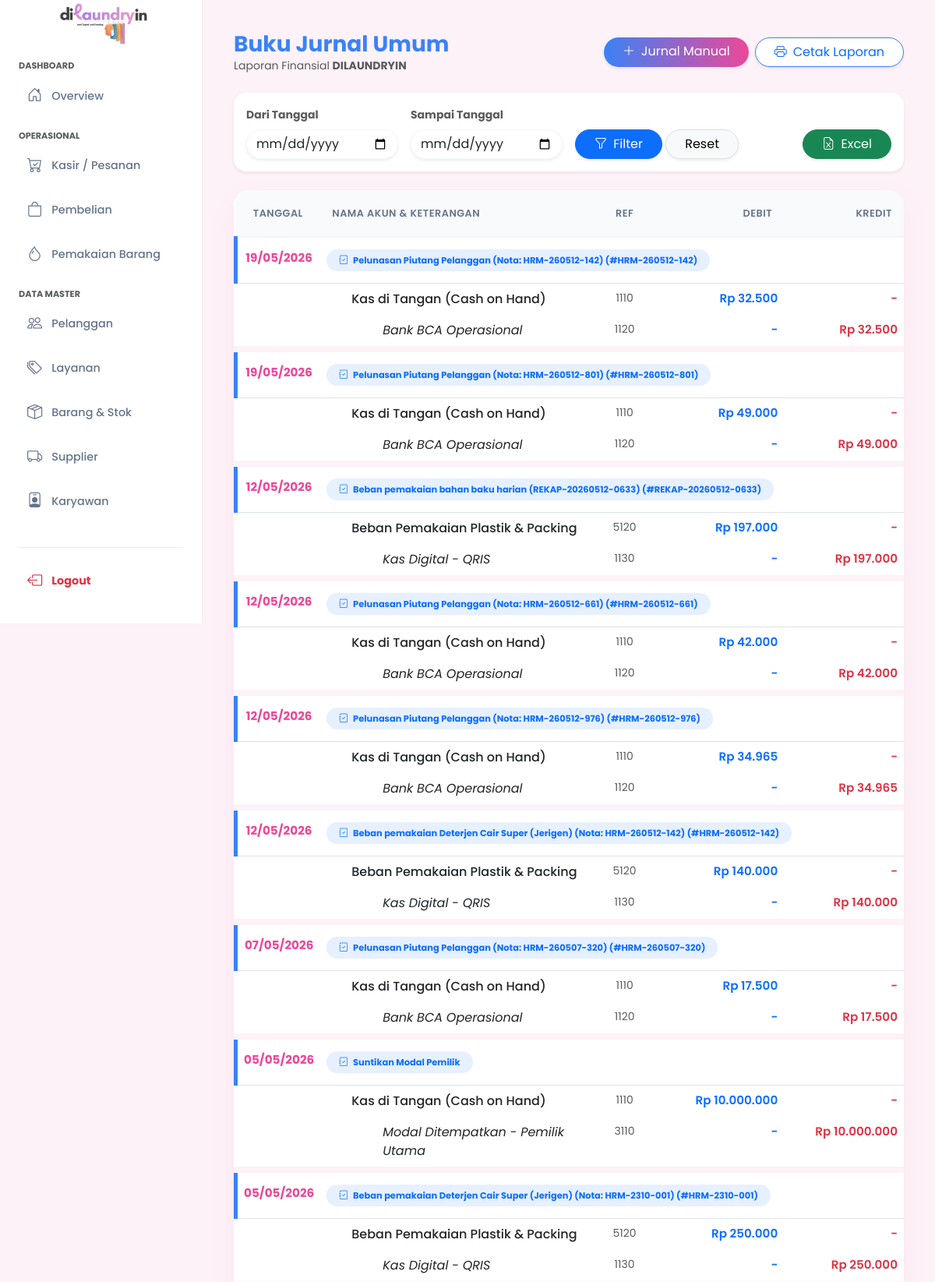
The page /jurnal.php (upper part) on the database its author committed.
### tables this page shows
CREATE TABLE `jurnal_umum` (
  `id_jurnal` int(11) NOT NULL,
  `tanggal_jurnal` date NOT NULL,
  `no_referensi` varchar(50) DEFAULT NULL,
  `tipe_transaksi` enum('Penjualan','Pembelian','Biaya','Penyusutan','Lainnya') NOT NULL,
  `keterangan` varchar(255) NOT NULL,
  `total_transaksi` int(11) NOT NULL
);

CREATE TABLE `detail_jurnal` (
  `id_detail_jurnal` int(11) NOT NULL,
  `id_jurnal` int(11) NOT NULL,
  `kode_akun` varchar(20) NOT NULL,
  `posisi` enum('Debit','Kredit') NOT NULL,
  `nominal` int(11) NOT NULL
);

CREATE TABLE `akun` (
  `kode_akun` varchar(20) NOT NULL,
  `nama_akun` varchar(100) NOT NULL,
  `kategori_akun` enum('Aset','Kewajiban','Ekuitas','Pendapatan','Beban') NOT NULL,
  `saldo_normal` enum('Debit','Kredit') NOT NULL,
  `saldo_berjalan` int(11) DEFAULT 0
);

### jurnal.php (the view, shortened to what this page needs)
<?php
include 'koneksi.php';
$tgl_mulai = isset($_GET['tgl_mulai']) ? $_GET['tgl_mulai'] : '';
$tgl_selesai = isset($_GET['tgl_selesai']) ? $_GET['tgl_selesai'] : '';
?>
<!DOCTYPE html>
<html lang="id">
<head>
    <link href="https://cdn.jsdelivr.net/npm/bootstrap@5.3.0/dist/css/bootstrap.min.css" rel="stylesheet">
    <link href="https://cdn.jsdelivr.net/npm/bootstrap-icons@1.10.5/font/bootstrap-icons.css" rel="stylesheet">
</head>
<body>
    <div class="sidebar no-print">
        <?php include 'sidebar.php'; ?>
    </div>
    <div class="main-content">
        <div class="d-flex justify-content-between align-items-center mb-4 no-print">
            <div>
                <h3 class="fw-bold mb-0" style="color: #3b82f6;">Buku Jurnal Umum</h3>
                <p class="text-muted small mb-0">Laporan Finansial <strong>DILAUNDRYIN</strong></p>
            </div>
            <div class="d-flex gap-2">
                <a href="tambah_jurnal.php" class="btn rounded-pill px-4 text-white shadow-sm" style="background: linear-gradient(90deg, #3b82f6, #ec4899); border: none;">
                    <i class="bi bi-plus-lg me-2"></i>Jurnal Manual
                </a>
                <button onclick="window.print()" class="btn rounded-pill px-4 shadow-sm text-primary" style="background: white; border: 1px solid #3b82f6;">
                    <i class="bi bi-printer me-2"></i>Cetak Laporan
                </button>
            </div>
        </div>
        <div class="card border-0 shadow-sm rounded-4 mb-4 no-print" style="background: white;">
            <div class="card-body p-3">
                <form method="GET" action="" class="row g-3 align-items-end">
                    <div class="col-md-3">
                        <label class="form-label small fw-bold text-muted">Dari Tanggal</label>
                        <input type="date" name="tgl_mulai" class="form-control rounded-pill border-light shadow-sm" value="<?= $tgl_mulai ?>">
                    </div>
                    <div class="col-md-3">
                        <label class="form-label small fw-bold text-muted">Sampai Tanggal</label>
                        <input type="date" name="tgl_selesai" class="form-control rounded-pill border-light shadow-sm" value="<?= $tgl_selesai ?>">
                    </div>
                    <div class="col-md-4">
                        <button type="submit" class="btn btn-primary rounded-pill px-4 shadow-sm">
                            <i class="bi bi-funnel me-1"></i> Filter
                        </button>
                        <a href="jurnal.php" class="btn btn-light rounded-pill px-4 border shadow-sm">Reset</a>
                    </div>
                    <div class="col-md-2 text-end">
                        <a href="export_jurnal.php?tgl_mulai=<?= $tgl_mulai ?>&tgl_selesai=<?= $tgl_selesai ?>" class="btn btn-success rounded-pill px-4 shadow-sm">
                            <i class="bi bi-file-earmark-excel me-1"></i> Excel
                        </a>
                    </div>
                </form>
            </div>
        </div>
        <div class="table-jurnal">
            <table class="table mb-0">
                <thead>
                    <tr>
                        <th width="12%" class="text-center">Tanggal</th>
                        <th width="40%" class="text-start">Nama Akun & Keterangan</th>
                        <th width="12%" class="text-center">Ref</th>
                        <th width="18%" class="text-end">Debit</th>
                        <th width="18%" class="text-end">Kredit</th>
                    </tr>
                </thead>
                <tbody>
                    <?php
                    $sql = "SELECT * FROM jurnal_umum";
                    $sql .= " ORDER BY tanggal_jurnal DESC, id_jurnal DESC";
                    $q_jurnal = mysqli_query($conn, $sql);
                    if(mysqli_num_rows($q_jurnal) > 0) {
                        while($j = mysqli_fetch_array($q_jurnal)) {
                            $tgl = date('d/m/Y', strtotime($j['tanggal_jurnal']));
                            $no_ref = $j['no_referensi'] ? " (#".$j['no_referensi'].")" : "";
                    ?>
                            <tr class="row-header">
                                <td class="text-center group-border"><?= $tgl; ?></td>
                                <td colspan="4">
                                    <span class="badge bg-primary bg-opacity-10 text-primary rounded-pill px-3 py-2 no-print">
                                        <i class="bi bi-journal-check me-1"></i> <?= htmlspecialchars($j['keterangan']) . $no_ref; ?>
                                    </span>
                                </td>
                            </tr>
                            <?php
                            $id_jurnal = $j['id_jurnal'];
                            $q_detail = mysqli_query($conn, "
                                SELECT dj.*, a.nama_akun
                                FROM detail_jurnal dj
                                JOIN akun a ON dj.kode_akun = a.kode_akun
                                WHERE dj.id_jurnal = '$id_jurnal'
                                ORDER BY dj.posisi ASC
                            ");
                            while($d = mysqli_fetch_array($q_detail)) {
                                $is_debit = ($d['posisi'] == 'Debit');
                                $class_akun = $is_debit ? 'akun-debit' : 'akun-kredit';
                                if($is_debit) {
                                    $debit_v = "Rp " . number_format($d['nominal'], 0, ',', '.');
                                    $kredit_v = "-";
                                } else {
                                    $debit_v = "-";
                                    $kredit_v = "Rp " . number_format($d['nominal'], 0, ',', '.');
                                }
                            ?>
                            <tr>
                                <td class="group-border border-0"></td>
                                <td class="<?= $class_akun; ?> border-0"><?= htmlspecialchars($d['nama_akun']); ?></td>
                                <td class="text-center text-muted border-0 small"><?= htmlspecialchars($d['kode_akun']); ?></td>
                                <td class="angka text-primary border-0"><?= $debit_v; ?></td>
                                <td class="angka text-danger border-0"><?= $kredit_v; ?></td>
                            </tr>
                            <?php } ?>
                            <tr><td colspan="5" style="border-bottom: 8px solid #fdf2f8; padding: 0;"></td></tr>
                    <?php
                        }
                    ?>
                    <?php
                    } else {
                    ?>
                    <tr><td colspan="5" class="text-center py-5">Belum ada data jurnal untuk periode ini.</td></tr>
                    <?php } ?>
                </tbody>
            </table>
        </div>
    </div>
</body>
</html>

### jurnal.php (style rules this page uses)
body { font-family: 'Poppins', sans-serif; background-color: #fdf2f8; color: #334155; margin: 0; }
.sidebar { width: 260px; height: 100vh; position: fixed; background: rgba(255, 255, 255, 0.8); backdrop-filter: blur(12px); border-right: 1px solid #fce7f3; z-index: 100; overflow-y: auto; }
.main-content { margin-left: 260px; padding: 40px; }
.table-jurnal { background-color: white; border-radius: 20px; overflow: hidden; box-shadow: 0 10px 30px rgba(236, 72, 153, 0.08); }
.table-jurnal th { background-color: #f8fafc; color: #64748b; font-weight: 600; padding: 20px 15px; border-bottom: 2px solid #f1f5f9; text-transform: uppercase; font-size: 0.8rem; letter-spacing: 0.5px; }
.row-header { background-color: #fff9fb; border-top: 2px solid #fce7f3; }
.row-header td { font-weight: 700; color: #ec4899; font-size: 0.95rem; padding-top: 15px !important; padding-bottom: 15px !important; }
.group-border { border-left: 5px solid #3b82f6; }
.akun-debit { font-weight: 500; color: #1e293b; padding-left: 40px !important; }
.akun-kredit { padding-left: 80px !important; color: #64748b; font-style: italic; }
.angka { font-family: 'Poppins', sans-serif; text-align: right; font-weight: 600; font-size: 0.95rem; }

### rows shown on the page
jurnal_umum: tanggal_jurnal "19/05/2026", keterangan "Pelunasan Piutang Pelanggan (Nota: HRM-260512-142)", no_referensi "(#HRM-260512-142)"
detail_jurnal: kode_akun.nama_akun "Kas di Tangan (Cash on Hand)", kode_akun "1110", nominal "Rp 32.500", posisi "-"
detail_jurnal: kode_akun.nama_akun "Bank BCA Operasional", kode_akun "1120", posisi "-", nominal "Rp 32.500"
jurnal_umum: tanggal_jurnal "19/05/2026", keterangan "Pelunasan Piutang Pelanggan (Nota: HRM-260512-801)", no_referensi "(#HRM-260512-801)"
detail_jurnal: kode_akun.nama_akun "Kas di Tangan (Cash on Hand)", kode_akun "1110", nominal "Rp 49.000", posisi "-"
detail_jurnal: kode_akun.nama_akun "Bank BCA Operasional", kode_akun "1120", posisi "-", nominal "Rp 49.000"
jurnal_umum: tanggal_jurnal "12/05/2026", keterangan "Beban pemakaian bahan baku harian (REKAP-20260512-0633)", no_referensi "(#REKAP-20260512-0633)"
detail_jurnal: kode_akun.nama_akun "Beban Pemakaian Plastik & Packing", kode_akun "5120", nominal "Rp 197.000", posisi "-"
detail_jurnal: kode_akun.nama_akun "Kas Digital - QRIS", kode_akun "1130", posisi "-", nominal "Rp 197.000"
jurnal_umum: tanggal_jurnal "12/05/2026", keterangan "Pelunasan Piutang Pelanggan (Nota: HRM-260512-661)", no_referensi "(#HRM-260512-661)"
detail_jurnal: kode_akun.nama_akun "Kas di Tangan (Cash on Hand)", kode_akun "1110", nominal "Rp 42.000", posisi "-"
detail_jurnal: kode_akun.nama_akun "Bank BCA Operasional", kode_akun "1120", posisi "-", nominal "Rp 42.000"
jurnal_umum: tanggal_jurnal "12/05/2026", keterangan "Pelunasan Piutang Pelanggan (Nota: HRM-260512-976)", no_referensi "(#HRM-260512-976)"
detail_jurnal: kode_akun.nama_akun "Kas di Tangan (Cash on Hand)", kode_akun "1110", nominal "Rp 34.965", posisi "-"
detail_jurnal: kode_akun.nama_akun "Bank BCA Operasional", kode_akun "1120", posisi "-", nominal "Rp 34.965"
jurnal_umum: tanggal_jurnal "12/05/2026", keterangan "Beban pemakaian Deterjen Cair Super (Jerigen) (Nota: HRM-260512-142)", no_referensi "(#HRM-260512-142)"
detail_jurnal: kode_akun.nama_akun "Beban Pemakaian Plastik & Packing", kode_akun "5120", nominal "Rp 140.000", posisi "-"
detail_jurnal: kode_akun.nama_akun "Kas Digital - QRIS", kode_akun "1130", posisi "-", nominal "Rp 140.000"
jurnal_umum: tanggal_jurnal "07/05/2026", keterangan "Pelunasan Piutang Pelanggan (Nota: HRM-260507-320)", no_referensi "(#HRM-260507-320)"
detail_jurnal: kode_akun.nama_akun "Kas di Tangan (Cash on Hand)", kode_akun "1110", nominal "Rp 17.500", posisi "-"
detail_jurnal: kode_akun.nama_akun "Bank BCA Operasional", kode_akun "1120", posisi "-", nominal "Rp 17.500"
jurnal_umum: tanggal_jurnal "05/05/2026", keterangan "Suntikan Modal Pemilik"
detail_jurnal: kode_akun.nama_akun "Kas di Tangan (Cash on Hand)", kode_akun "1110", nominal "Rp 10.000.000", posisi "-"
detail_jurnal: kode_akun.nama_akun "Modal Ditempatkan - Pemilik Utama", kode_akun "3110", posisi "-", nominal "Rp 10.000.000"
jurnal_umum: tanggal_jurnal "05/05/2026", keterangan "Beban pemakaian Deterjen Cair Super (Jerigen) (Nota: HRM-2310-001)", no_referensi "(#HRM-2310-001)"
detail_jurnal: kode_akun.nama_akun "Beban Pemakaian Plastik & Packing", kode_akun "5120", nominal "Rp 250.000", posisi "-"
detail_jurnal: kode_akun.nama_akun "Kas Digital - QRIS", kode_akun "1130", posisi "-", nominal "Rp 250.000"
